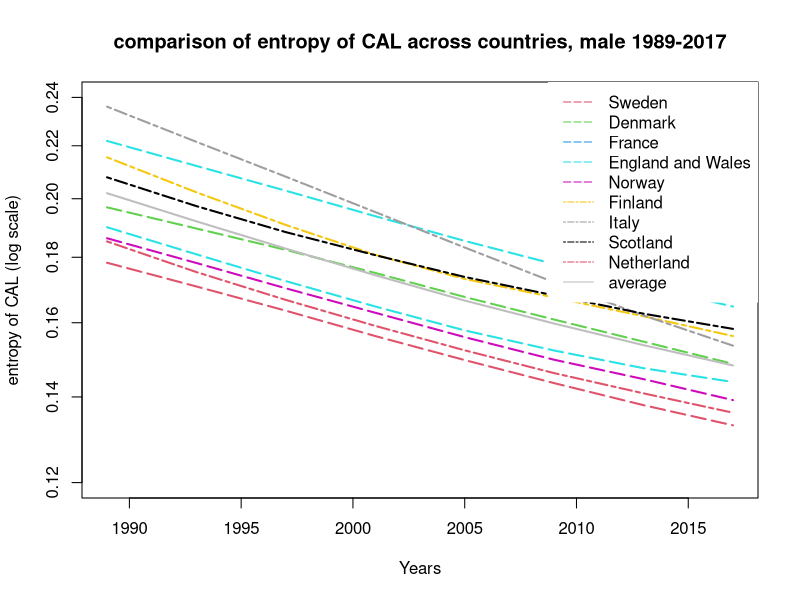
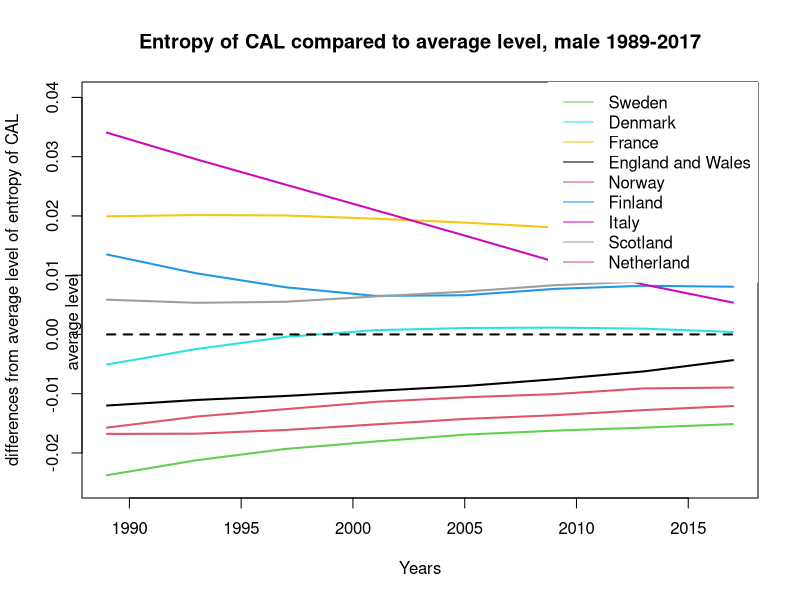

Source code (R) for these figures, in order:
#### Figure - entropy across time ####

#### beautiful figues1 ####

library(RColorBrewer)
# display.brewer.all()
cols<-brewer.pal(n=10,name = "Paired")

### CAL function ####

CALfunc <-function(Mx1,Y){
  CALlx1<-c()
  YM<-Y-Y1
  for (x in 1:111){
    if (x <(YM+1)){
      px1<-c()
      for (z in 1:x){
        px1<-c(px1,Mx1[z,YM-x+z])
      }
      lx1<-prod(px1)
    }
    CALlx1<-c(CALlx1,lx1)
  }
  CAL<-sum(c(1,CALlx1))+.5
  return(CAL)
}


### CAL dagger function ####

CALdagfunc <-function(Mx1,Y){
  CALdaglx1<-c()
  YM<-Y-Y1
  for (x in 1:111){
    if (x <(YM+1)){
      px1<-c()
      for (z in 1:x){
        px1<-c(px1,Mx1[z,YM-x+z])
      }
      lx1<-prod(px1)
      lx<-lx1*log(lx1)
    }
    CALdaglx1<-c(CALdaglx1,lx)
  }
  CALdagger<-sum(CALdaglx1)
  return(CALdagger)
}


### Data fitting ####

A1 <- read.table("Data/SWE.mltper_1x1.txt",header=TRUE,fill=TRUE,skip=1)
A2 <- read.table("Data/DNK.mltper_1x1.txt",header=TRUE,fill=TRUE,skip=1)
A3 <- read.table("Data/FRATNP.mltper_1x1.txt",header=TRUE,fill=TRUE,skip=1)
A4 <- read.table("Data/GBRTENW.mltper_1x1.txt",header=TRUE,fill=TRUE,skip=1)
A5 <- read.table("Data/NOR.mltper_1x1.txt",header=TRUE,fill=TRUE,skip=1)
A6 <- read.table("Data/FIN.mltper_1x1.txt",header=TRUE,fill=TRUE,skip=1)
A7 <- read.table("Data/ITA.mltper_1x1.txt",header=TRUE,fill=TRUE,skip=1)
A8 <- read.table("Data/GBRSCO.mltper_1x1.txt",header=TRUE,fill=TRUE,skip=1)
A9 <- read.table("Data/NLD.mltper_1x1.txt",header=TRUE,fill=TRUE,skip=1)

Y1 <- 1877
Y2 <- 2017

A1<-A1[(A1$Year>Y1)&(A1$Year<(Y2+1)),]
A2<-A2[(A2$Year>Y1)&(A2$Year<(Y2+1)),]
A3<-A3[(A3$Year>Y1)&(A3$Year<(Y2+1)),]
A4<-A4[(A4$Year>Y1)&(A4$Year<(Y2+1)),]
A5<-A5[(A5$Year>Y1)&(A5$Year<(Y2+1)),]
A6<-A6[(A6$Year>Y1)&(A6$Year<(Y2+1)),]
A7<-A7[(A7$Year>Y1)&(A7$Year<(Y2+1)),]
A8<-A8[(A8$Year>Y1)&(A8$Year<(Y2+1)),]
A9<-A9[(A9$Year>Y1)&(A9$Year<(Y2+1)),]

qx1<-matrix(1-A1$qx,111)
qx2<-matrix(1-A2$qx,111)
qx3<-matrix(1-A3$qx,111)
qx4<-matrix(1-A4$qx,111)
qx5<-matrix(1-A5$qx,111)
qx6<-matrix(1-A6$qx,111)
qx7<-matrix(1-A7$qx,111)
qx8<-matrix(1-A8$qx,111)
qx9<-matrix(1-A9$qx,111)

## CAL ####

CAL1 <- c()
for (i in seq(1989,2017,4)){
  CAL1 <- c(CAL1, CALfunc(qx1,i))
}

CAL2 <- c()
for (i in seq(1989,2017,4)){
  CAL2 <- c(CAL2, CALfunc(qx2,i))
}

CAL3 <- c()
for (i in seq(1989,2017,4)){
  CAL3 <- c(CAL3, CALfunc(qx3,i))
}

CAL4 <- c()
for (i in seq(1989,2017,4)){
  CAL4 <- c(CAL4, CALfunc(qx4,i))
}

CAL5 <- c()
for (i in seq(1989,2017,4)){
  CAL5 <- c(CAL5, CALfunc(qx5,i))
}

CAL6 <- c()
for (i in seq(1989,2017,4)){
  CAL6 <- c(CAL6, CALfunc(qx6,i))
}

CAL7 <- c()
for (i in seq(1989,2017,4)){
  CAL7 <- c(CAL7, CALfunc(qx7,i))
}

CAL8 <- c()
for (i in seq(1989,2017,4)){
  CAL8 <- c(CAL8, CALfunc(qx8,i))
}

CAL9 <- c()
for (i in seq(1989,2017,4)){
  CAL9 <- c(CAL9, CALfunc(qx9,i))
}
## CAL dagger ####

qx1 <- ifelse(qx1==0,1,qx1)
qx2 <- ifelse(qx2==0,1,qx2)
qx3 <- ifelse(qx3==0,1,qx3)
qx4 <- ifelse(qx4==0,1,qx4)
qx5 <- ifelse(qx5==0,1,qx5)
qx6 <- ifelse(qx6==0,1,qx6)
qx7 <- ifelse(qx7==0,1,qx7)
qx8 <- ifelse(qx8==0,1,qx8)
qx9 <- ifelse(qx9==0,1,qx9)

CALdagger1 <- c()
for (i in seq(1989,2017,4)){
  CALdagger1 <- c(CALdagger1, CALdagfunc(qx1,i))
}

CALdagger2 <- c()
for (i in seq(1989,2017,4)){
  CALdagger2 <- c(CALdagger2, CALdagfunc(qx2,i))
}

CALdagger3 <- c()
for (i in seq(1989,2017,4)){
  CALdagger3 <- c(CALdagger3, CALdagfunc(qx3,i))
}

CALdagger4 <- c()
for (i in seq(1989,2017,4)){
  CALdagger4 <- c(CALdagger4, CALdagfunc(qx4,i))
}

CALdagger5 <- c()
for (i in seq(1989,2017,4)){
  CALdagger5 <- c(CALdagger5, CALdagfunc(qx5,i))
}

CALdagger6 <- c()
for (i in seq(1989,2017,4)){
  CALdagger6 <- c(CALdagger6, CALdagfunc(qx6,i))
}

CALdagger7 <- c()
for (i in seq(1989,2017,4)){
  CALdagger7 <- c(CALdagger7, CALdagfunc(qx7,i))
}

CALdagger8 <- c()
for (i in seq(1989,2017,4)){
  CALdagger8 <- c(CALdagger8, CALdagfunc(qx8,i))
}

CALdagger9 <- c()
for (i in seq(1989,2017,4)){
  CALdagger9 <- c(CALdagger9, CALdagfunc(qx9,i))
}

CALdagger1 <- CALdagger1*-1
CALdagger2 <- CALdagger2*-1
CALdagger3 <- CALdagger3*-1
CALdagger4 <- CALdagger4*-1
CALdagger5 <- CALdagger5*-1
CALdagger6 <- CALdagger6*-1
CALdagger7 <- CALdagger7*-1
CALdagger8 <- CALdagger8*-1
CALdagger9 <- CALdagger9*-1

## entropy ####

entropyCAL1 <- CALdagger1/CAL1
entropyCAL2 <- CALdagger2/CAL2
entropyCAL3 <- CALdagger3/CAL3
entropyCAL4 <- CALdagger4/CAL4
entropyCAL5 <- CALdagger5/CAL5
entropyCAL6 <- CALdagger6/CAL6
entropyCAL7 <- CALdagger7/CAL7
entropyCAL8 <- CALdagger8/CAL8
entropyCAL9 <- CALdagger9/CAL9

CALavg <- rbind(entropyCAL1,entropyCAL2,entropyCAL3,
                entropyCAL4,entropyCAL5,entropyCAL6,
                entropyCAL7,entropyCAL8,entropyCAL9)
CALavg <- colMeans(CALavg)


#### Figure ####

Years <- seq(1989,2017,4)
png(file = "Output/Countries Comparison log scale, male 1989-2017.png",
    units = "in", width = 12, height = 8, res = 300)
plot(c(1989,2017),rev(c(0.12,0.24)),col = 0,
     xlab = "Years",ylab = "entropy of CAL (log scale)", 
     log = "y")
lines(Years,entropyCAL1,col = 2,lty=5,lwd = 2)
lines(Years,entropyCAL2,col = 3,pch=2,lty=5,lwd = 2)
lines(Years,entropyCAL3,col = 5,lty=5,lwd = 2)
lines(Years,entropyCAL4,col = 5,pch=3,lty=5,lwd = 2)
lines(Years,entropyCAL5,col = 6,pch=2,lty=5,lwd = 2)
lines(Years,entropyCAL6,col = 7,lty=6,lwd = 2)
lines(Years,entropyCAL7,col = 8,pch=3,lty=6,lwd = 2)
lines(Years,entropyCAL8,col = 9,lty=6,lwd = 2)
lines(Years,entropyCAL9,col = 10,lty=6,lwd = 2)
lines(Years,CALavg,col = "grey",pch = 16,lty = 1,lwd = 2)
title("comparison of entropy of CAL across countries, male 1989-2017")
legend("topright",c("Sweden","Denmark","France","England and Wales",
                    "Norway","Finland","Italy","Scotland","Netherland","average"),
       col = c(2,3,4,5,6,7,8,9,10,"grey"),lty = c(5,5,5,5,5,6,6,6,6,1),
       box.col = 0)
dev.off()

### CALavg as the benchmark ####

diff1 <- entropyCAL1 - CALavg
diff2 <- entropyCAL2 - CALavg
diff3 <- entropyCAL3 - CALavg
diff4 <- entropyCAL4 - CALavg
diff5 <- entropyCAL5 - CALavg
diff6 <- entropyCAL6 - CALavg
diff7 <- entropyCAL7 - CALavg
diff8 <- entropyCAL8 - CALavg
diff9 <- entropyCAL9 - CALavg


### Plots ####

Years <- seq(1989,2017,4)
png(file = "Output/Countries Comparison average benchmark, male 1989-2017.png",
    units = "in", width = 12, height = 8, res = 300)
plot(c(1989,2017),c(-0.025,0.04),col = 0,
     xlab = "Years",
     ylab="differences from average level of entropy of CAL")
lines(Years,diff1,col = 3,lty=1,lwd = 2,
      cex = 1,pch = 20)
lines(Years,diff2,col = 5,lty=1,lwd = 2,
      cex = 1,pch = 20)
lines(Years,diff3,col = 7,lty=1,lwd = 2,
      cex = 1,pch = 20)
lines(Years,diff4,col = 9,lty=1,lwd = 2,
      cex = 1,pch = 20)
lines(Years,diff5,col = 2,lty=1,lwd = 2,
      cex = 1,pch = 20)
lines(Years,diff6,col = 4,lty=1,lwd = 2,
      cex = 1,pch = 20)
lines(Years,diff7,col = 6,lty=1,lwd = 2,
      cex = 1,pch = 20)
lines(Years,diff8,col = 8,lty=1,lwd = 2,
      cex = 1,pch = 20)
lines(Years,diff9,col = 10,lty=1,lwd = 2,
      cex = 1,pch = 20)
lines(Years,rep(0,times=8),col = 1, lty = 2, lwd = 2,
      cex = 1,pch = 20)
legend("topright",c("Sweden","Denmark","France",
                    "England and Wales","Norway",
                    "Finland","Italy","Scotland","Netherland"),
       col = c(3,5,7,9,2,4,6,8,10),lty = rep(1,times=9),box.col = 0)
title("Entropy of CAL compared to average level, male 1989-2017")
mtext("average level", side = 2,adj = 0.4)
dev.off()